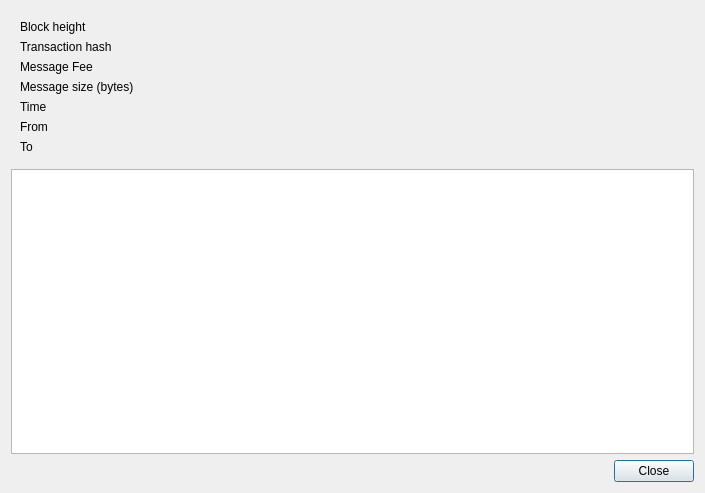
<?xml version="1.0" encoding="UTF-8"?>
<ui version="4.0">
 <class>MessageDetailsDialog</class>
 <widget class="QDialog" name="MessageDetailsDialog">
  <property name="geometry">
   <rect>
    <x>0</x>
    <y>0</y>
    <width>705</width>
    <height>493</height>
   </rect>
  </property>
  <property name="windowTitle">
   <string>Message Details</string>
  </property>
  <layout class="QVBoxLayout" name="verticalLayout">
   <item>
    <widget class="QFrame" name="frame">
     <property name="frameShape">
      <enum>QFrame::NoFrame</enum>
     </property>
     <property name="frameShadow">
      <enum>QFrame::Raised</enum>
     </property>
     <layout class="QGridLayout" name="gridLayout" columnstretch="0,1">
      <property name="horizontalSpacing">
       <number>20</number>
      </property>
      <item row="0" column="0">
       <widget class="QLabel" name="label">
        <property name="text">
         <string>Block height</string>
        </property>
       </widget>
      </item>
      <item row="0" column="1">
       <widget class="QLabel" name="m_heightLabel">
        <property name="text">
         <string/>
        </property>
       </widget>
      </item>
      <item row="2" column="0">
       <widget class="QLabel" name="label_5">
        <property name="text">
         <string>Message Fee</string>
        </property>
       </widget>
      </item>
      <item row="1" column="1">
       <widget class="QLabel" name="m_hashLabel">
        <property name="text">
         <string/>
        </property>
       </widget>
      </item>
      <item row="2" column="1">
       <widget class="QLabel" name="m_amountLabel">
        <property name="text">
         <string/>
        </property>
       </widget>
      </item>
      <item row="1" column="0">
       <widget class="QLabel" name="label_3">
        <property name="text">
         <string>Transaction hash</string>
        </property>
       </widget>
      </item>
      <item row="3" column="0">
       <widget class="QLabel" name="label_7">
        <property name="text">
         <string>Message size (bytes)</string>
        </property>
       </widget>
      </item>
      <item row="3" column="1">
       <widget class="QLabel" name="m_sizeLabel">
        <property name="text">
         <string/>
        </property>
       </widget>
      </item>
      <item row="4" column="0">
       <widget class="QLabel" name="label_8">
        <property name="text">
         <string>Time</string>
        </property>
       </widget>
      </item>
      <item row="4" column="1">
       <widget class="QLabel" name="m_timeLabel">
        <property name="text">
         <string/>
        </property>
       </widget>
      </item>
      <item row="5" column="0">
       <widget class="QLabel" name="label_9">
        <property name="text">
         <string>From</string>
        </property>
       </widget>
      </item>
      <item row="5" column="1">
       <widget class="QLabel" name="m_fromLabel">
        <property name="text">
         <string/>
        </property>
       </widget>
      </item>
      <item row="6" column="0">
       <widget class="QLabel" name="label_10">
        <property name="text">
         <string>To</string>
        </property>
       </widget>
      </item>
      <item row="6" column="1">
       <widget class="QLabel" name="m_sentToLabel">
        <property name="text">
         <string/>
        </property>
       </widget>
      </item>
     </layout>
    </widget>
   </item>
   <item>
    <widget class="QTextEdit" name="m_messageTextEdit">
     <property name="readOnly">
      <bool>true</bool>
     </property>
    </widget>
   </item>
   <item>
    <layout class="QHBoxLayout" name="horizontalLayout">
     <item>
      <spacer name="horizontalSpacer">
       <property name="orientation">
        <enum>Qt::Horizontal</enum>
       </property>
       <property name="sizeHint" stdset="0">
        <size>
         <width>40</width>
         <height>20</height>
        </size>
       </property>
      </spacer>
     </item>
     <item>
      <widget class="QPushButton" name="m_okButton">
       <property name="text">
        <string>Close</string>
       </property>
       <property name="autoDefault">
        <bool>true</bool>
       </property>
       <property name="default">
        <bool>true</bool>
       </property>
      </widget>
     </item>
    </layout>
   </item>
  </layout>
 </widget>
 <resources/>
 <connections>
  <connection>
   <sender>m_okButton</sender>
   <signal>clicked()</signal>
   <receiver>MessageDetailsDialog</receiver>
   <slot>reject()</slot>
   <hints>
    <hint type="sourcelabel">
     <x>662</x>
     <y>464</y>
    </hint>
    <hint type="destinationlabel">
     <x>352</x>
     <y>246</y>
    </hint>
   </hints>
  </connection>
 </connections>
</ui>
